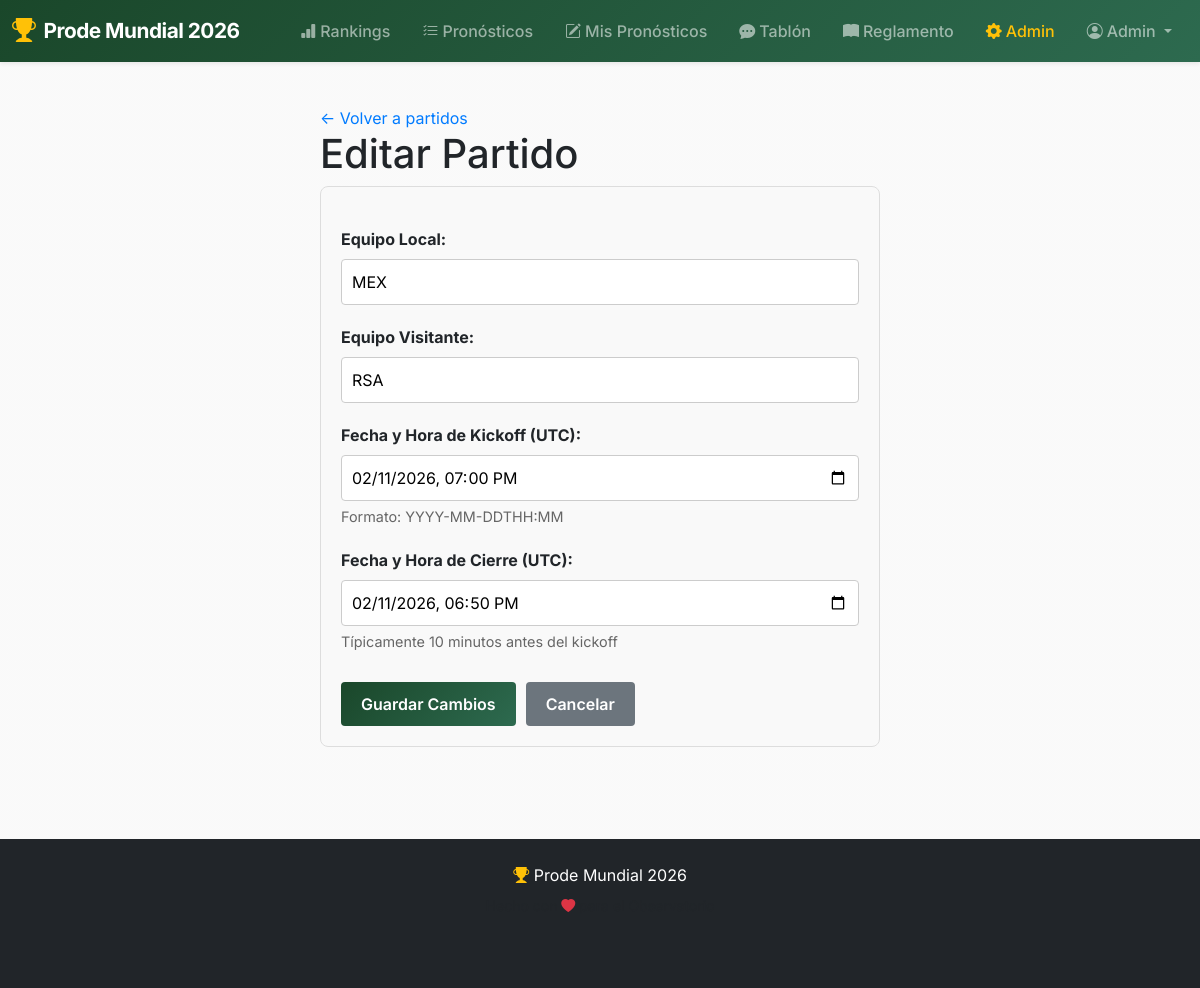
Screenshot of /admin/matches/1/edit (signed in) with the database file from the repository.
### models.py (models this page shows, shortened)
class User(db.Model, UserMixin):
    __tablename__ = "users"
    id = db.Column(db.Integer, primary_key=True)
    email = db.Column(db.String(120), unique=True, nullable=False)
    name = db.Column(db.String(80), nullable=False)
    password_hash = db.Column(db.String(256), nullable=True)
    is_admin = db.Column(db.Boolean, default=False)
    is_enabled = db.Column(db.Boolean, default=True)
    predictions = db.relationship('Prediction', backref='user', lazy=True)

class Match(db.Model):
    __tablename__ = "matches"
    id = db.Column(db.Integer, primary_key=True)
    home_team = db.Column(db.String(100), nullable=False)
    away_team = db.Column(db.String(100), nullable=False)
    kickoff_at = db.Column(db.DateTime(timezone=True), nullable=False)
    closes_at  = db.Column(db.DateTime(timezone=True), nullable=False)
    home_goals = db.Column(db.Integer, nullable=True)
    away_goals = db.Column(db.Integer, nullable=True)
    phase_id = db.Column(db.Integer, db.ForeignKey("phases.id"), nullable=False)
    __table_args__ = (
        db.UniqueConstraint(
            "home_team", "away_team", "kickoff_at",
            name="unique_match"
        ),
    )

### admin/routes.py (the view, shortened to what this page needs)
@admin_bp.route('/matches/<int:match_id>/edit', methods=['GET', 'POST'])
@login_required
@admin_required
def edit_match(match_id):
    match = Match.query.get_or_404(match_id)
    return render_template('admin/edit_match.html', match=match)

### app.py (called while the page is built)
@login_manager.user_loader
def load_user(user_id):
    return User.query.get(int(user_id))

@app.context_processor
def inject_user():
    return {'current_user': current_user}

### templates/admin/edit_match.html (shortened to what this page needs)
{% extends "base.html" %}
{% block content %}
<div class="admin-container">
    <a href="{{ url_for('admin.list_matches') }}" style="color: #007bff; text-decoration: none;">← Volver a partidos</a>
    <h1>Editar Partido</h1>
    <form method="POST" class="edit-form">
        <div class="form-group">
            <label for="home_team">Equipo Local:</label>
            <input type="text" id="home_team" name="home_team" value="{{ match.home_team }}" required>
        </div>
        <div class="form-group">
            <label for="away_team">Equipo Visitante:</label>
            <input type="text" id="away_team" name="away_team" value="{{ match.away_team }}" required>
        </div>
        <div class="form-group">
            <label for="kickoff_at">Fecha y Hora de Kickoff (UTC):</label>
            <input type="datetime-local" id="kickoff_at" name="kickoff_at"
                   value="{% if match.kickoff_at %}{{ match.kickoff_at.replace(tzinfo=None).strftime('%Y-%m-%dT%H:%M') }}{% endif %}" required>
            <small>Formato: YYYY-MM-DDTHH:MM</small>
        </div>
        <div class="form-group">
            <label for="closes_at">Fecha y Hora de Cierre (UTC):</label>
            <input type="datetime-local" id="closes_at" name="closes_at"
                   value="{% if match.closes_at %}{{ match.closes_at.replace(tzinfo=None).strftime('%Y-%m-%dT%H:%M') }}{% endif %}" required>
            <small>Típicamente 10 minutos antes del kickoff</small>
        </div>
        <div class="form-actions">
            <button type="submit" class="btn btn-primary">Guardar Cambios</button>
            <a href="{{ url_for('admin.list_matches') }}" class="btn btn-secondary">Cancelar</a>
        </div>
    </form>
</div>
{% endblock %}

### templates/base.html (shortened to what this page needs)
<!DOCTYPE html>
<html lang="es">
<head>
    <link href="https://cdn.jsdelivr.net/npm/bootstrap@5.3.2/dist/css/bootstrap.min.css" rel="stylesheet">
    <link rel="stylesheet" href="https://cdn.jsdelivr.net/npm/bootstrap-icons@1.11.3/font/bootstrap-icons.min.css">
    <link rel="stylesheet" href="{{ url_for('static', filename='css/site.css') }}?v=7">
</head>
<body>
    <nav class="navbar navbar-expand-lg navbar-dark bg-dark sticky-top shadow-sm">
        <div class="container-fluid">
            <a class="navbar-brand fw-bold d-flex align-items-center" href="{{ url_for('main.index') }}">
                <i class="bi bi-trophy-fill text-warning me-2 fs-4"></i>
                <span>Prode Mundial 2026</span>
            </a>
            <div class="collapse navbar-collapse" id="navbarNav">
                <ul class="navbar-nav ms-auto">
                    <li class="nav-item">
                        <a class="nav-link" href="{{ url_for('main.rankings') }}">
                            <i class="bi bi-bar-chart-fill me-1"></i>Rankings
                        </a>
                    </li>
                    <li class="nav-item">
                        <a class="nav-link" href="{{ url_for('main.all_predictions') }}">
                            <i class="bi bi-list-check me-1"></i>Pronósticos
                        </a>
                    </li>
                    {% if current_user.is_authenticated %}
                        <li class="nav-item">
                            <a class="nav-link" href="{{ url_for('main.predictions') }}">
                                <i class="bi bi-pencil-square me-1"></i>Mis Pronósticos
                            </a>
                        </li>
                    {% endif %}
                    <li class="nav-item">
                        <a class="nav-link" href="{{ url_for('main.tablon') }}">
                            <i class="bi bi-chat-dots-fill me-1"></i>Tablón
                        </a>
                    </li>
                    <li class="nav-item">
                        <a class="nav-link" href="{{ url_for('main.reglamento') }}">
                            <i class="bi bi-book-fill me-1"></i>Reglamento
                        </a>
                    </li>
                    {% if current_user.is_authenticated %}
                        {% if current_user.is_admin %}
                            <li class="nav-item">
                                <a class="nav-link text-warning" href="{{ url_for('admin.dashboard') }}">
                                    <i class="bi bi-gear-fill me-1"></i>Admin
                                </a>
                            </li>
                        {% endif %}
                        <li class="nav-item dropdown">
                            <a class="nav-link dropdown-toggle" href="#" role="button" data-bs-toggle="dropdown">
                                <i class="bi bi-person-circle me-1"></i>{{ current_user.name }}
                            </a>
                        </li>
                    {% endif %}
                </ul>
            </div>
        </div>
    </nav>
    <div class="container my-4">
        {% block content %}{% endblock %}
    </div>
    <footer class="bg-dark text-white py-4 mt-5">
        <div class="container text-center">
            <p class="mb-2"><i class="bi bi-trophy-fill text-warning"></i> Prode Mundial 2026</p>
            <p class="text-muted small mb-0">Hecho con <i class="bi bi-heart-fill text-danger"></i> para el Observatorio</p>
        </div>
    </footer>
</body>
</html>

### static/css/site.css (style rules this page uses)
:root { --primary-color: #1a472a; --secondary-color: #ffd700; --accent-color: #e63946; --dark-color: #212529; --light-color: #f8f9fa; --gradient-primary: linear-gradient(135deg, #1a472a 0%, #2d6a4f 100%); --gradient-hero: linear-gradient(135deg, #667eea 0%, #764ba2 100%); --gradient-gold: linear-gradient(135deg, #ffd700 0%, #ffed4e 100%); }
* { box-sizing: border-box; }
body { margin: 0; font-family: 'Inter', -apple-system, BlinkMacSystemFont, "Segoe UI", Roboto, sans-serif; background: linear-gradient(rgba(245, 245, 245, 0.55), rgba(245, 245, 245, 0.55)), url('../images/backgrounds/foto2.jpg'); background-size: cover; background-position: center; background-attachment: fixed; background-repeat: no-repeat; color: #212529; min-height: 100vh; display: flex; flex-direction: column; }
.navbar-dark { background: linear-gradient(135deg, #1a472a 0%, #2d6a4f 100%) !important; }
.navbar-brand { font-size: 1.3rem; letter-spacing: -0.5px; }
.nav-link { font-weight: 500; transition: all 0.3s ease; border-radius: 6px; padding: 0.5rem 1rem !important; }
.container { flex: 1; max-width: 1200px; margin-bottom: 3rem; }
.btn { border-radius: 10px; font-weight: 600; padding: 0.6rem 1.5rem; transition: all 0.3s ease; border: none; }
.btn-primary { background: var(--gradient-primary); }
footer { margin-top: auto; background: #212529 !important; }
h1, h2, h3 { color: var(--text); }

### templates/admin/edit_match.html (style rules this page uses)
.admin-container { max-width: 600px; margin: 0 auto; padding: 20px; }
.edit-form { background-color: #f9f9f9; padding: 20px; border-radius: 8px; border: 1px solid #ddd; }
.form-group { margin: 20px 0; }
.form-group label { display: block; font-weight: bold; margin-bottom: 8px; }
.form-group input { width: 100%; padding: 10px; border: 1px solid #ccc; border-radius: 4px; box-sizing: border-box; font-size: 1em; }
.form-group small { display: block; margin-top: 5px; color: #666; font-size: 0.9em; }
.form-actions { display: flex; gap: 10px; margin-top: 30px; }
.btn { padding: 10px 20px; border: none; border-radius: 4px; cursor: pointer; text-decoration: none; font-size: 1em; display: inline-block; }
.btn-primary { background-color: #007bff; color: white; }
.btn-secondary { background-color: #6c757d; color: white; }

### rows the page displays
User: name "Admin"
Match: home_team "MEX", away_team "RSA", kickoff_at "02/11/2026 19:00", closes_at "02/11/2026 18:50"
